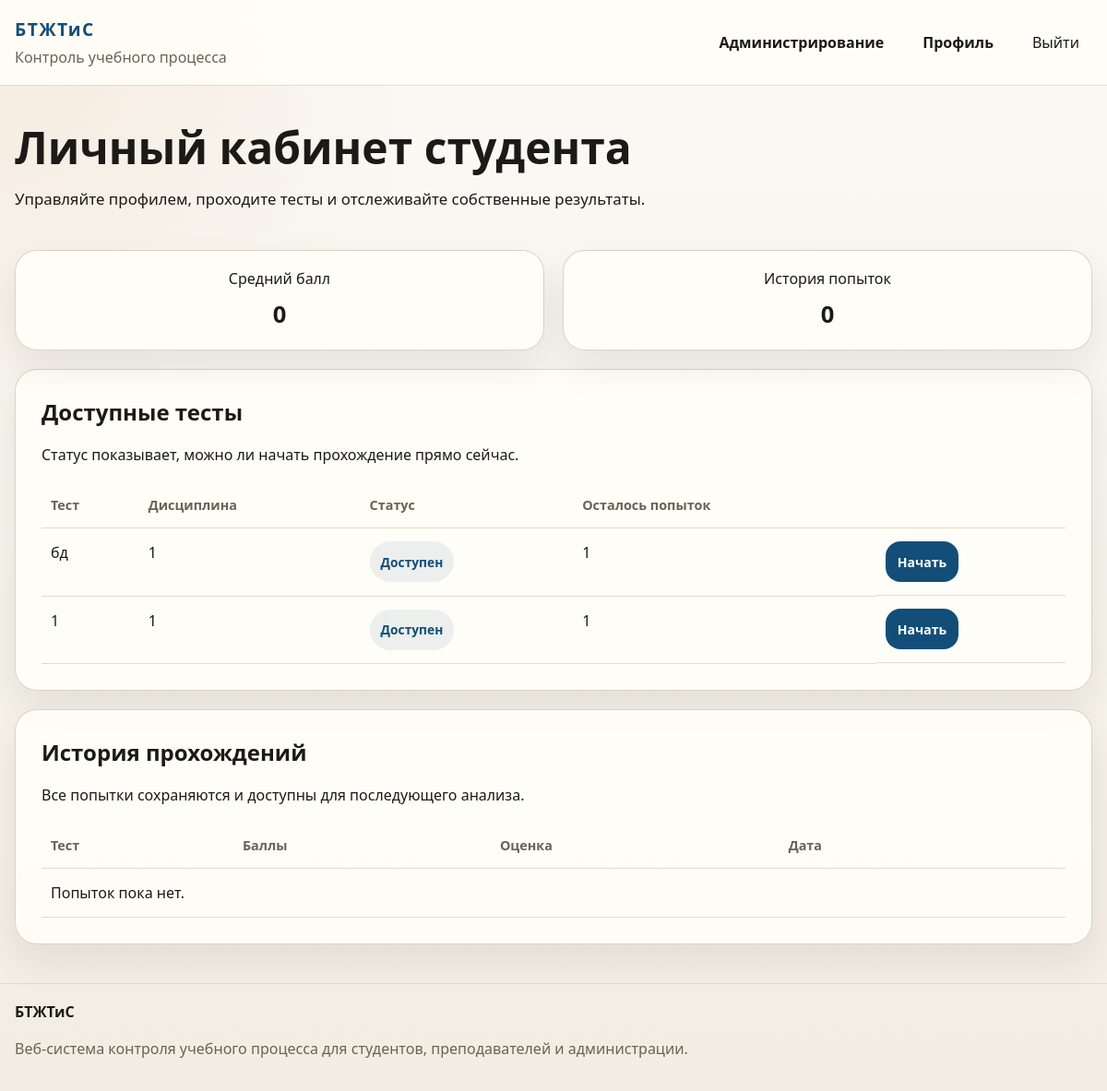
Page /student/ (signed in) on the committed database.
### education/models.py (models this page shows, shortened)
class Test(models.Model):
    title = models.CharField("Название теста", max_length=200)
    description = models.TextField("Описание", blank=True)
    discipline = models.ForeignKey(
        Discipline,
        on_delete=models.CASCADE,
        related_name="tests",
        verbose_name="Дисциплина",
    )
    author = models.ForeignKey(
        settings.AUTH_USER_MODEL,
        on_delete=models.CASCADE,
        related_name="created_tests",
        limit_choices_to={"role": ROLE_TEACHER},
        verbose_name="Автор",
    )
    groups = models.ManyToManyField(
        AcademicGroup,
        through="TestGroup",
        through_fields=("test", "group"),
        related_name="tests",
        blank=True,
        verbose_name="Доступные группы",
    )
    time_limit_minutes = models.PositiveIntegerField("Лимит времени (мин.)", default=30)
    max_attempts = models.PositiveIntegerField("Максимум попыток", default=1)
    is_published = models.BooleanField("Опубликован", default=False)
    available_from = models.DateTimeField("Доступен с", blank=True, null=True)
    available_to = models.DateTimeField("Доступен до", blank=True, null=True)
    created_at = models.DateTimeField("Создан", auto_now_add=True)
    updated_at = models.DateTimeField("Обновлён", auto_now=True)
    class Meta:
        db_table = "tests"
        ordering = ["-updated_at", "title"]
        verbose_name = "Тест"
        verbose_name_plural = "Тесты"
    def is_open_now(self):
        now = timezone.now()
        if self.available_from and now < self.available_from:
            return False
        if self.available_to and now > self.available_to:
            return False
        return True
    def completed_attempts_for(self, student):
        return self.attempts.filter(student=student, is_finished=True).count()
    def attempts_left_for(self, student):
        return max(self.max_attempts - self.completed_attempts_for(student), 0)
    def is_available_for(self, student):
        if not self.is_published or not self.is_open_now():
            return False
        if self.groups.exists():
            if not student.academic_group:
                return False
            if not self.groups.filter(pk=student.academic_group_id).exists():
                return False
        return self.completed_attempts_for(student) < self.max_attempts

class Discipline(models.Model):
    name = models.CharField("Дисциплина", max_length=120, unique=True)
    code = models.CharField("Код", max_length=20, blank=True)
    description = models.TextField("Описание", blank=True)
    teachers = models.ManyToManyField(
        settings.AUTH_USER_MODEL,
        related_name="disciplines_taught",
        blank=True,
        limit_choices_to={"role": ROLE_TEACHER},
        verbose_name="Преподаватели",
    )
    groups = models.ManyToManyField(
        AcademicGroup,
        through="DisciplineGroup",
        through_fields=("discipline", "group"),
        related_name="disciplines",
        blank=True,
        verbose_name="Учебные группы",
    )
    class Meta:
        db_table = "disciplines"
        ordering = ["name"]
        verbose_name = "Дисциплина"
        verbose_name_plural = "Дисциплины"

### education/views.py (the view)
# urls.py: path("student/", views.student_dashboard, name="student_dashboard"),
@role_required(User.Role.STUDENT)
def student_dashboard(request):
    tests = Test.objects.filter(is_published=True).select_related("discipline", "author").prefetch_related("groups")
    if request.user.academic_group:
        tests = tests.filter(Q(groups=request.user.academic_group) | Q(groups__isnull=True)).distinct()
    else:
        tests = tests.filter(groups__isnull=True)
    test_rows = []
    for test in tests:
        active_attempt = test.attempts.filter(student=request.user, is_finished=False).first()
        test_rows.append(
            {
                "test": test,
                "active_attempt": active_attempt,
                "can_start": test.is_available_for(request.user) and active_attempt is None,
                "attempts_left": test.attempts_left_for(request.user),
                "status": (
                    "В процессе"
                    if active_attempt
                    else "Доступен"
                    if test.is_available_for(request.user)
                    else "Недоступен"
                ),
            }
        )
    attempts = request.user.attempts.select_related("test", "test__discipline").all()
    average_score = attempts.filter(is_finished=True).aggregate(avg=Avg("score")).get("avg") or 0
    context = {
        "test_rows": test_rows,
        "attempts": attempts,
        "average_score": round(average_score, 1),
    }
    return render(request, "education/student_dashboard.html", context)

### education/context_processors.py (called while the page is built)
def site_meta(request):
    view_name = getattr(getattr(request, "resolver_match", None), "view_name", "")
    meta = DEFAULT_META | ROUTE_META.get(view_name, {})
    meta["url"] = request.build_absolute_uri()
    meta["image"] = request.build_absolute_uri(static("education/img/og-cover.svg"))
    meta["og_title"] = meta["title"]
    return {
        "site_meta": meta,
        "current_view_name": view_name,
    }

### education/models.py (called while the page is built)
    @property
    def is_administrator(self):
        return self.role == self.Role.ADMINISTRATOR or self.is_superuser

### education/utils.py (called while the page is built)
def role_required(*roles):
    def decorator(view_func):
        @wraps(view_func)
        def _wrapped_view(request, *args, **kwargs):
            if not request.user.is_authenticated:
                return redirect("login")
            if request.user.is_superuser or request.user.role in roles:
                return view_func(request, *args, **kwargs)
            messages.error(request, "У вас нет доступа к данному разделу.")
            return redirect(dashboard_url_for(request.user))
        return _wrapped_view
    return decorator

### templates/education/student_dashboard.html (shortened to what this page needs)
{% extends "base.html" %}
{% block content %}
<section class="section">
    <div class="container">
        <div class="page-head page-head-inline">
            <div>
                <h1>Личный кабинет студента</h1>
                <p>Управляйте профилем, проходите тесты и отслеживайте собственные результаты.</p>
            </div>
        </div>
        <div class="stats-strip">
            <article class="mini-stat">
                <span>Средний балл</span>
                <strong>{{ average_score }}</strong>
            </article>
            <article class="mini-stat">
                <span>История попыток</span>
                <strong>{{ attempts|length }}</strong>
            </article>
        </div>
        <section class="panel panel-top-space">
            <div class="section-head">
                <h2>Доступные тесты</h2>
                <p>Статус показывает, можно ли начать прохождение прямо сейчас.</p>
            </div>
            <div class="table-wrap">
                <table class="data-table">
                    <thead>
                        <tr>
                            <th>Тест</th>
                            <th>Дисциплина</th>
                            <th>Статус</th>
                            <th>Осталось попыток</th>
                            <th></th>
                        </tr>
                    </thead>
                    <tbody>
                        {% for row in test_rows %}
                            <tr>
                                <td>{{ row.test.title }}</td>
                                <td>{{ row.test.discipline.name }}</td>
                                <td><span class="pill">{{ row.status }}</span></td>
                                <td>{{ row.attempts_left }}</td>
                                <td class="actions-cell">
                                    {% if row.active_attempt %}
                                        <a class="btn btn-secondary btn-small" href="{% url 'education:take_test' row.active_attempt.pk 1 %}">Продолжить</a>
                                    {% elif row.can_start %}
                                        <a class="btn btn-primary btn-small" href="{% url 'education:start_test' row.test.pk %}">Начать</a>
                                    {% else %}
                                        <span class="muted">Нет действия</span>
                                    {% endif %}
                                </td>
                            </tr>
                        {% empty %}
                            <tr>
                                <td colspan="5">Для вашей группы пока нет опубликованных тестов.</td>
                            </tr>
                        {% endfor %}
                    </tbody>
                </table>
            </div>
        </section>
        <section class="panel panel-top-space">
            <div class="section-head">
                <h2>История прохождений</h2>
                <p>Все попытки сохраняются и доступны для последующего анализа.</p>
            </div>
            <div class="table-wrap">
                <table class="data-table">
                    <thead>
                        <tr>
                            <th>Тест</th>
                            <th>Баллы</th>
                            <th>Оценка</th>
                            <th>Дата</th>
                            <th></th>
                        </tr>
                    </thead>
                    <tbody>
                        {% for attempt in attempts %}
                            <tr>
                                <td>{{ attempt.test.title }}</td>
                                <td>
                                    {% if attempt.is_finished %}
                                        {{ attempt.score }}/{{ attempt.max_score }}
                                    {% else %}
                                        В процессе
                                    {% endif %}
                                </td>
                                <td>{{ attempt.grade|default:"-" }}</td>
                                <td>{{ attempt.completed_at|default:attempt.started_at|date:"d.m.Y H:i" }}</td>
                                <td class="actions-cell">
                                    <a class="btn btn-secondary btn-small" href="{% url 'education:attempt_result' attempt.pk %}">Открыть</a>
                                </td>
                            </tr>
                        {% empty %}
                            <tr>
                                <td colspan="5">Попыток пока нет.</td>
                            </tr>
                        {% endfor %}
                    </tbody>
                </table>
            </div>
        </section>
    </div>
</section>
{% endblock %}

### static/education/css/styles.css (style rules this page uses)
:root { --bg: #f6f4ee; --surface: #fffdf8; --surface-alt: #efe8d9; --border: #dccfb9; --text: #1c1a16; --muted: #6c6254; --primary: #124e78; --primary-dark: #0d3958; --accent: #cb7c2f; --danger: #a63d40; --success: #216869; --shadow: 0 18px 40px rgba(28, 26, 22, 0.08); --radius: 24px; }
html { min-width: 320px; }
*, *::before, *::after { box-sizing: border-box; }
:where(*, *::before, *::after) { min-width: 0; }
body { margin: 0; min-height: 100svh; display: flex; flex-direction: column; font-family: "Segoe UI", Tahoma, Geneva, Verdana, sans-serif; background: radial-gradient(circle at top left, rgba(203, 124, 47, 0.12), transparent 28%), linear-gradient(180deg, #fbfaf6 0%, #f2ede2 100%); color: var(--text); line-height: 1.5; overflow-wrap: break-word; }
a { color: inherit; text-decoration: none; text-decoration-skip-ink: auto; }
:where(a, button, input, select, textarea):focus-visible { outline: 3px solid rgba(18, 78, 120, 0.25); outline-offset: 3px; }
:where(h1, h2, h3, .brand-text, .table-muted, .quick-link) { overflow-wrap: anywhere; }
:where(.btn, .nav-button, .main-nav a, .quick-link, .pill) { max-width: 100%; min-height: 44px; line-height: 1.25; text-align: center; white-space: normal; }
.container { width: min(1180px, calc(100% - 32px)); margin: 0 auto; }
.header-inner, .footer-inner, .page-head-inline, .head-actions, .main-nav, .hero-actions, .hero-note, .quick-links, .test-meta, .test-actions, .filters-row, .filters-actions, .actions-cell, .checkbox-line, .form-actions, .log-item, .answer-row { display: flex; align-items: center; gap: 14px; }
.head-actions, .hero-actions, .test-actions, .filters-actions, .form-actions, .actions-cell { flex-wrap: wrap; }
.section, .hero { padding: 42px 0; }
.hero-grid, .dashboard-grid, .cards-grid, .stat-grid, .stats-strip, .stats-strip-wide, .form-grid, .formset-grid { display: grid; gap: 20px; }
.hero h1, .page-head h1 { margin: 0 0 12px; font-size: clamp(2rem, 4vw, 3.6rem); line-height: 1.05; }
.hero-text, .page-head p { font-size: 1.05rem; line-height: 1.7; max-width: 760px; }
.hero-panel, .panel, .feature-card, .mini-stat, .stat-card, .details-card { background: rgba(255, 253, 248, 0.94); border: 1px solid rgba(220, 207, 185, 0.9); border-radius: var(--radius); box-shadow: var(--shadow); }
.hero-panel, .panel { padding: 28px; }
.eyebrow, .pill { display: inline-flex; align-items: center; gap: 8px; padding: 8px 12px; border-radius: 999px; background: rgba(18, 78, 120, 0.08); color: var(--primary); font-size: 0.86rem; font-weight: 700; }
.stat-grid, .stats-strip { grid-template-columns: repeat(auto-fit, minmax(150px, 1fr)); }
.stat-card, .mini-stat { padding: 18px; text-align: center; }
.stat-card span, .mini-stat span { display: block; overflow-wrap: normal; text-wrap: balance; }
.stat-card strong, .mini-stat strong { display: block; margin-top: 8px; font-size: 1.6rem; text-align: center; }
.section-head { margin-bottom: 18px; }
:where(.section-head, .page-head) > :last-child { margin-bottom: 0; }
.section-head h2, .feature-card h3, .details-card summary { margin: 0 0 8px; }
.btn { display: inline-flex; justify-content: center; align-items: center; gap: 8px; padding: 12px 18px; border-radius: 16px; border: 1px solid transparent; font-weight: 700; cursor: pointer; overflow-wrap: anywhere; transition: transform 0.2s ease, box-shadow 0.2s ease, background 0.2s ease; }
.btn-primary { background: var(--primary); color: #fff; }
.btn-small { padding: 9px 12px; font-size: 0.88rem; }
.page-head { margin-bottom: 24px; }
.page-head-inline { justify-content: space-between; align-items: flex-start; }
.panel-top-space { margin-top: 20px; }
.table-wrap { overflow-x: auto; -webkit-overflow-scrolling: touch; }
.data-table { width: 100%; min-width: 680px; border-collapse: collapse; }
.data-table th, .data-table td { padding: 14px 10px; border-bottom: 1px solid rgba(220, 207, 185, 0.75); text-align: left; vertical-align: top; overflow-wrap: anywhere; }
.data-table th { color: var(--muted); font-size: 0.9rem; font-weight: 700; }
.actions-cell { flex-wrap: wrap; }

### rows in the picture
Test: test "бд", test.discipline.name "1", status "Доступен", attempts_left "1"
Test: test "1", test.discipline.name "1", status "Доступен", attempts_left "1"

### other values in the picture
{{ average_score }} "0"
{{ attempts|length }} "0"
